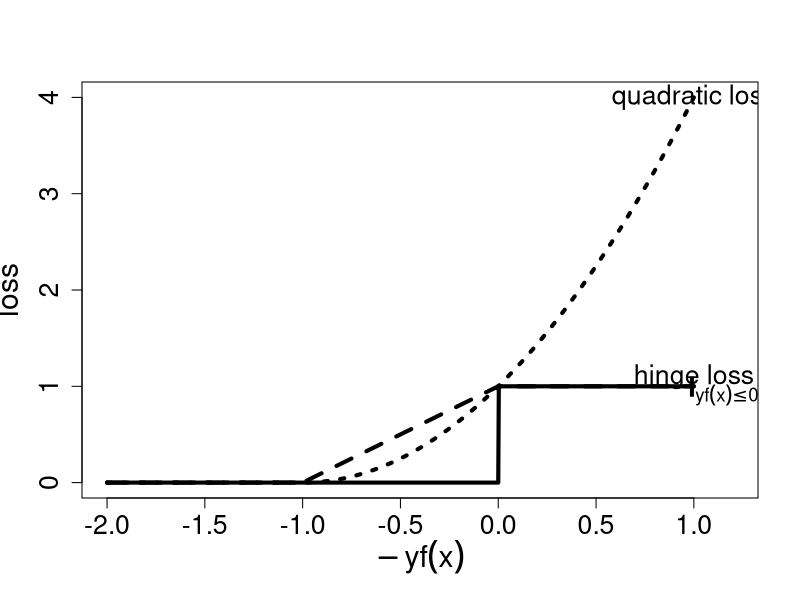
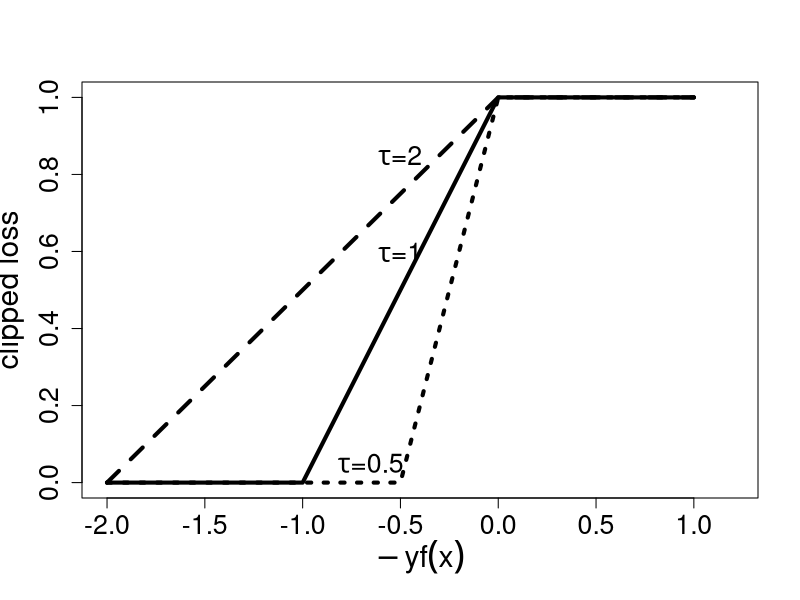
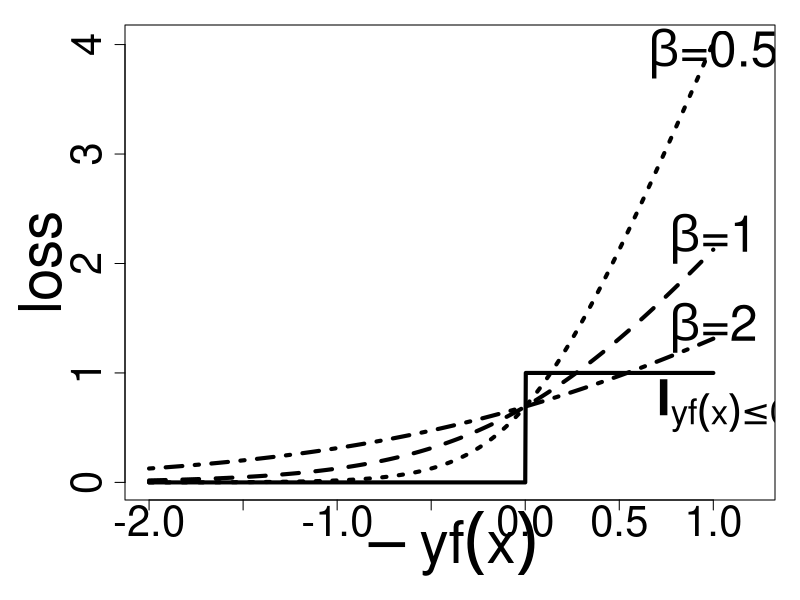
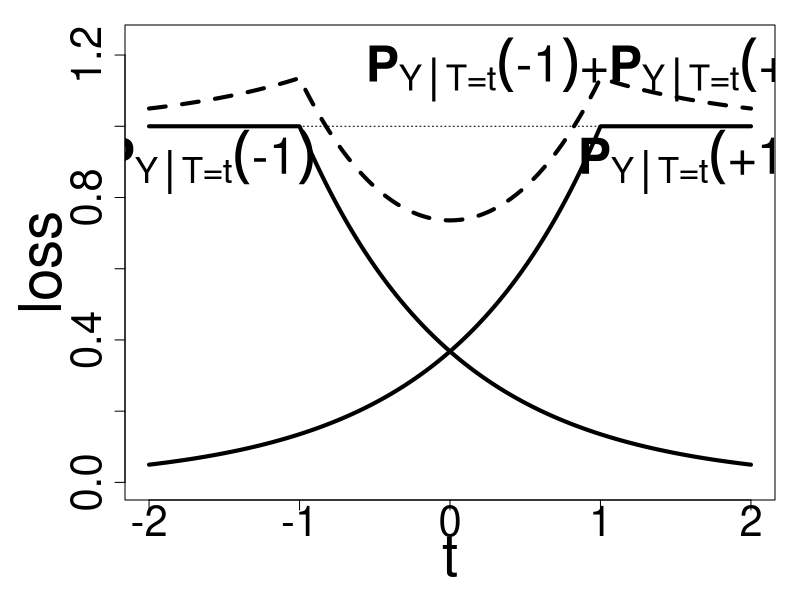

Generate these figures, in order, with R:
###
### loss.R           depicts the different loss functions
###
### 2001 written by Ralf Herbrich
### Microsoft Research Cambridge
###
### 2019 modified by Ralf Herbrich
### Amazon Development Center Germany
###
### (c) 2001 Microsoft Corporation. Reproduced with permission. All rights reserved.

book <- function (output='SCREEN') {
  x <- seq (-2, 1, length = 1000);
  heavyside <- rep (0, length=length(x));
  heavyside [x > 0] <- 1;
  hinge <- pmin (pmax (1+x, 0), 1);
  hinge2 <- pmin (pmax (1+x/2, 0), 1);
  hinge0.5 <- pmin (pmax (1+2*x, 0), 1);
  quadratic <- (pmax ((1+x), 0))^2;
  sigmoid.1 <- 2 * x + log (1 + exp (-2 * x));
  sigmoid.0.5 <- 4 * x + log (1 + exp (-4 * x));
  sigmoid.2 <- x + log (1 + exp (-x));

  ## draw HEAVYSIDE, HINGE and QUADRATIC loss
  if (output == 'PS') {
    postscript (file="loss.ps");
  }
  plot (c (x, 1.2), c (quadratic, 0), type="n", lwd = 1,
        xlab = expression (-yf(x)),
        ylab = "loss",
        cex.lab = 1.8, cex.axis = 1.6);
  lines (x, heavyside, lwd=4, lty=1);
  lines (x, hinge,     lwd=4, lty=2);
  lines (x, quadratic, lwd=4, lty=3);
  
  text (1.15, 0.95, expression (bold(I)[yf(x) <= 0]), cex=1.6)
  text (x [1000], hinge [1000]+0.1, "hinge loss", cex=1.6)
  text (x [1000], quadratic [1000], "quadratic loss", cex=1.6)

  if (output == 'PS') {
    cat ("[loss.ps generated]\n");
  } else {
    readline("Press any key to continue");
  }
  dev.off ();

  ## draw several hinge losses
  if (output == 'PS') {
    postscript (file="clipped_loss.ps");
  }
  plot (c (x, 1.2), c (hinge0.5, 0), type="n", lwd = 1,
        xlab = expression (-yf(x)),
        ylab = "clipped loss",
        cex.lab = 1.8, cex.axis = 1.6);
  lines (x, hinge,    lwd=4, lty=1);
  lines (x, hinge2,   lwd=4, lty=2);
  lines (x, hinge0.5, lwd=4, lty=3);
  
  text (x [500], hinge [500] + 0.1, expression (paste (tau, "=1")), cex=1.6)
  text (x [500], hinge2 [500] + 0.1, expression (paste (tau, "=2")), cex=1.6)
  text (x [450], hinge0.5 [450] + 0.05, expression (paste (tau, "=0.5")), cex=1.6)
    
  if (output == 'PS') {
    cat ("[clipped_loss.ps generated]\n");
  } else {
    readline("Press any key to continue");
  }

  ## draw different sigmoid's 
  if (output == 'PS') {
    postscript (file="loss_sigmoid.ps");
  }
  par (mai=c (1.0,1.25,0.25,0.25));

  plot (c (x, 1.2), c (sigmoid.0.5, 0), type="n", lwd = 1,
        xlab = expression (-yf(x)),
        ylab = "loss",
        cex.lab = 3.5, cex.axis = 2.5);
  lines (x, heavyside,   lwd=4, lty=1);
  lines (x, sigmoid.1,   lwd=4, lty=2);
  lines (x, sigmoid.0.5, lwd=4, lty=3);
  lines (x, sigmoid.2,   lwd=4, lty=4);
  
  text (1.05, 0.70, expression (bold(I)[yf(x) <= 0]), cex=3)
  text (x [1000], sigmoid.1 [1000]+0.1, expression (paste (beta ,"=1")),
        cex=3)
  text (x [1000], sigmoid.0.5 [1000]-0.1, expression (paste (beta ,"=0.5")),
        cex=3)
  text (x [1000], sigmoid.2 [1000]+0.1, expression (paste (beta ,"=2")),
        cex=3)
  if (output == 'PS') {
    cat ("[loss_sigmoid.ps generated]\n");
  } else {
    readline("Press any key to continue");
  }
  dev.off ();

  ## draw the Hing-loss induced probabilities
  if (output == 'PS') {
    postscript (file="hinge_prob.ps");
  }
  par (mai=c (1.0,1.25,0.25,0.25));
  
  x <- seq (-2, 2, length=1000);
  prob.hinge <- exp (-pmax (1-x, 0));
  prob.hinge.inv <- exp (-pmax (1+x, 0));
  prob.sum <- prob.hinge + prob.hinge.inv;
  
  plot (c (x, 1.2), c (prob.sum+0.1, 0), type="n", lwd = 1,
        xlab = "t",
        ylab = "loss",
        cex.lab = 3.5, cex.axis = 2.5);
  lines (x, prob.hinge,     lwd=4, lty=1);
  lines (x, prob.hinge.inv, lwd=4, lty=1);
  lines (x, prob.sum,       lwd=4, lty=2);
  lines (x, rep (1, length=1000), lwd=1, lty=3);
  
  text (x [900], prob.hinge [950]-0.1,
        expression (paste (bold (P) [paste ("Y", group ("|", "T=t",""))],
            group ("(", "+1", ")"))),
        cex=3)
  
  text (x [100], prob.hinge.inv [50]-0.1,
        expression (paste (bold (P) [paste ("Y", group ("|", "T=t",""))],
            group ("(", "-1", ")"))),
        cex=3)
  
  text (x [750], prob.sum [750]+0.025,
        expression (paste (bold (P) [paste ("Y", group ("|", "T=t",""))],
            group ("(", "-1", ")"), "+",
            bold (P) [paste ("Y", group ("|", "T=t",""))],
            group ("(", "+1", ")") )),
        cex=3)
  if (output == 'PS') {
    cat ("[hinge_prob.ps generated]\n");
  } else {
    readline("Press any key to continue");
  }
  dev.off ();
}

book()
